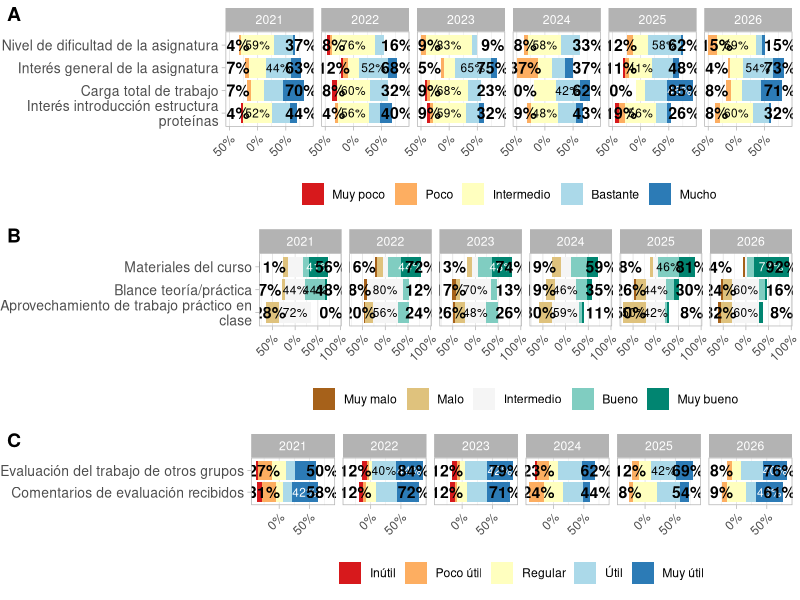

This figure's R source:
## ---- chunk 1
#| echo: FALSE
#| message: false
#| warning: false
#| label: fig-encuestas
#| fig-cap: "Valoración del alumnado de la asignatura Bioinformática Estructural entre cursos 2020-2021 y 2025-2026. Se muestran preguntas seleccionadas entre tres bloques que representan la valoración general de la asignatura (A), de la metodología docente (B) y de la evaluación por pares del trabajo práctico (C). Se indican las puntuaciones superiores al 40% y la suma de las dos valoraciones extremas en cada sentido."
#| fig-height: 7
#| fig-width: 11

# Leer datos
df <- read.csv("encuestas/strbio_surveys.csv",
               sep = ";",
               check.names = FALSE,
               stringsAsFactors = FALSE)

# Columnas de respuestas (todo excepto las 3 primeras)
resp_cols <- names(df)[-(1:3)]

# Separar por año y transformar cada bloque
res <- do.call(rbind, lapply(split(df, df$YEAR), function(d) {
  
  # Transponer solo las respuestas
  m <- t(as.matrix(d[, resp_cols]))
  
  # Quitar filas vacías (encuestas sin datos)
  m <- m[rowSums(!is.na(m) & m != "") > 0, , drop = FALSE]
  
  # Convertir a data.frame
  out <- data.frame(YEAR = d$YEAR[1], m,
                    check.names = FALSE,
                    stringsAsFactors = FALSE)
  
  # Poner como nombres de columna las preguntas
  names(out)[-1] <- d$Quesion   # usa d$X si prefieres el texto largo
  out
}))

rownames(res) <- NULL

preguntas <- c("a"="Nivel de dificultad de la asignatura",
               "b"="Interés general de la asignatura",
               "c"="Carga total de trabajo",
               "d"="Interés introducción estructura proteínas",
               "e"="Materiales del curso",
               "f"="Blance teoría/práctica",
               "g"="Aprovechamiento de trabajo práctico en clase",
               "h"="Preferiría aula invertida",
               "i"="Preferiría más teoría en clase",
               "j"="Evaluación del trabajo de otros grupos",
               "k"="Comentarios de evaluación recibidos"
               )



library(ggplot2)
library(ggstats)


res[ , 2:4] <-
  lapply(res[ , 2:4], function(x) {
    factor(x,
           levels = c(1:5),
           labels = c("Muy poco", "Poco", "Intermedio", "Bastante", "Mucho"),
           ordered = TRUE)
  })
res[,5] <- factor(res[,5],levels = c(1:5),
           labels = c("Mucho", "Bastante", "Intermedio", "Poco", "Muy poco"),
           ordered = TRUE)
library("RColorBrewer")   
g1 <- gglikert(res,
         2:5,
         variable_labels = preguntas,
         facet_cols = vars(YEAR), totals_hjust = -.15, labels_hide_below = 0.4,  totals_size =4, y_label_wrap=40,
         labels_size = 3) + scale_fill_brewer(palette = "RdYlBu")+
  theme(axis.text.y=element_text(size=10)) + theme(axis.text.x = element_text(angle = 45, hjust = 1))

res[ , 6:8] <-
  lapply(res[ , 6:8], function(x) {
    factor(x,
           levels = c(1:5),
           labels = c("Muy malo", "Malo", "Intermedio", "Bueno", "Muy bueno"),
           ordered = TRUE)
  })
g2 <- gglikert(res,
         6:8,
         variable_labels = preguntas,
         facet_cols = vars(YEAR), totals_hjust = -.15, labels_hide_below = 0.4,totals_size =4, y_label_wrap=40,
         labels_size = 3) +
  theme(axis.text.y=element_text(size=10)) + theme(axis.text.x = element_text(angle = 45, hjust = 1))




res[ , 11:12] <-
  lapply(res[ , 11:12], function(x) {
    factor(x,
           levels = c(1:5),
           labels = c("Inútil", "Poco útil", "Regular", "Útil", "Muy útil"),
           ordered = TRUE)
  })

g3 <- gglikert(res,
         11:12,
         variable_labels = preguntas, totals_hjust = -.15, labels_hide_below = 0.4,totals_size =4, y_label_wrap=40,
         facet_cols = vars(YEAR),
         labels_size = 3) + scale_fill_brewer(palette = "RdYlBu") +
  theme(axis.text.y=element_text(size=10)) + theme(axis.text.x = element_text(angle = 45, hjust = 1))

library(ggpubr)
ggarrange(g1,g2,g3, nrow=3,labels="AUTO", heights=c(3.25,3,2.55))
